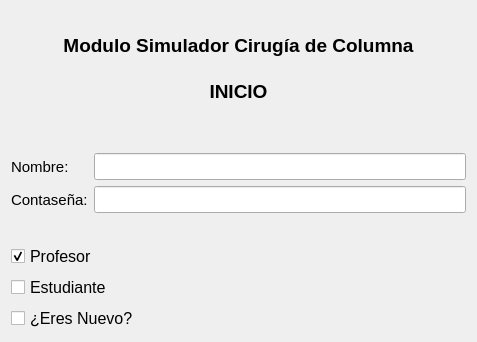
<?xml version="1.0" encoding="UTF-8"?>
<ui version="4.0">
 <class>Inicio</class>
 <widget class="qMRMLWidget" name="Inicio">
  <property name="enabled">
   <bool>true</bool>
  </property>
  <property name="geometry">
   <rect>
    <x>0</x>
    <y>0</y>
    <width>477</width>
    <height>342</height>
   </rect>
  </property>
  <property name="sizePolicy">
   <sizepolicy hsizetype="Preferred" vsizetype="Preferred">
    <horstretch>0</horstretch>
    <verstretch>0</verstretch>
   </sizepolicy>
  </property>
  <property name="cursor">
   <cursorShape>ArrowCursor</cursorShape>
  </property>
  <property name="windowTitle">
   <string>Inicio</string>
  </property>
  <layout class="QVBoxLayout" name="verticalLayout_2">
   <item>
    <widget class="QLabel" name="label">
     <property name="text">
      <string>&lt;!DOCTYPE HTML PUBLIC &quot;-//W3C//DTD HTML 4.0//EN&quot; &quot;http://www.w3.org/TR/REC-html40/strict.dtd&quot;&gt;
&lt;html&gt;&lt;head&gt;&lt;meta name=&quot;qrichtext&quot; content=&quot;1&quot; /&gt;&lt;style type=&quot;text/css&quot;&gt;
p, li { white-space: pre-wrap; }
&lt;/style&gt;&lt;/head&gt;&lt;body style=&quot; font-family:'MS Shell Dlg 2'; font-size:8pt; font-weight:400; font-style:normal;&quot;&gt;
&lt;p align=&quot;center&quot; style=&quot; margin-top:0px; margin-bottom:0px; margin-left:0px; margin-right:0px; -qt-block-indent:0; text-indent:0px;&quot;&gt;&lt;span style=&quot; font-family:'Ubuntu'; font-size:14pt; font-weight:600;&quot;&gt;Modulo Simulador Cirugía de Columna&lt;/span&gt;&lt;/p&gt;
&lt;p align=&quot;center&quot; style=&quot;-qt-paragraph-type:empty; margin-top:0px; margin-bottom:0px; margin-left:0px; margin-right:0px; -qt-block-indent:0; text-indent:0px; font-family:'Ubuntu'; font-size:14pt; font-weight:600;&quot;&gt;&lt;br /&gt;&lt;/p&gt;
&lt;p align=&quot;center&quot; style=&quot; margin-top:0px; margin-bottom:0px; margin-left:0px; margin-right:0px; -qt-block-indent:0; text-indent:0px;&quot;&gt;&lt;span style=&quot; font-family:'Ubuntu'; font-size:14pt; font-weight:600;&quot;&gt;INICIO&lt;/span&gt;&lt;/p&gt;&lt;/body&gt;&lt;/html&gt;</string>
     </property>
     <property name="margin">
      <number>0</number>
     </property>
    </widget>
   </item>
   <item>
    <spacer name="verticalSpacer">
     <property name="orientation">
      <enum>Qt::Vertical</enum>
     </property>
     <property name="sizeType">
      <enum>QSizePolicy::Fixed</enum>
     </property>
     <property name="sizeHint" stdset="0">
      <size>
       <width>20</width>
       <height>20</height>
      </size>
     </property>
    </spacer>
   </item>
   <item>
    <layout class="QHBoxLayout" name="LayoutBotonesReferencias">
     <item>
      <layout class="QGridLayout" name="gridLayout">
       <item row="0" column="1">
        <widget class="QLineEdit" name="nombreEditText">
         <property name="enabled">
          <bool>true</bool>
         </property>
         <property name="font">
          <font>
           <pointsize>12</pointsize>
           <weight>75</weight>
           <bold>true</bold>
          </font>
         </property>
         <property name="cursor">
          <cursorShape>BlankCursor</cursorShape>
         </property>
        </widget>
       </item>
       <item row="1" column="0">
        <widget class="QLabel" name="imagen">
         <property name="enabled">
          <bool>true</bool>
         </property>
         <property name="minimumSize">
          <size>
           <width>57</width>
           <height>15</height>
          </size>
         </property>
         <property name="font">
          <font>
           <pointsize>11</pointsize>
          </font>
         </property>
         <property name="text">
          <string>Contaseña:</string>
         </property>
        </widget>
       </item>
       <item row="0" column="0">
        <widget class="QLabel" name="paciente">
         <property name="enabled">
          <bool>true</bool>
         </property>
         <property name="font">
          <font>
           <pointsize>11</pointsize>
          </font>
         </property>
         <property name="text">
          <string>Nombre:</string>
         </property>
        </widget>
       </item>
       <item row="1" column="1">
        <widget class="QLineEdit" name="contrasenaEditText">
         <property name="enabled">
          <bool>true</bool>
         </property>
         <property name="maximumSize">
          <size>
           <width>16777215</width>
           <height>16777215</height>
          </size>
         </property>
         <property name="font">
          <font>
           <pointsize>12</pointsize>
           <weight>75</weight>
           <bold>true</bold>
          </font>
         </property>
         <property name="cursor">
          <cursorShape>BlankCursor</cursorShape>
         </property>
         <property name="echoMode">
          <enum>QLineEdit::Password</enum>
         </property>
         <property name="readOnly">
          <bool>false</bool>
         </property>
        </widget>
       </item>
      </layout>
     </item>
     <item>
      <layout class="QVBoxLayout" name="verticalLayout"/>
     </item>
    </layout>
   </item>
   <item>
    <spacer name="verticalSpacer_2">
     <property name="orientation">
      <enum>Qt::Vertical</enum>
     </property>
     <property name="sizeType">
      <enum>QSizePolicy::Fixed</enum>
     </property>
     <property name="sizeHint" stdset="0">
      <size>
       <width>17</width>
       <height>25</height>
      </size>
     </property>
    </spacer>
   </item>
   <item>
    <widget class="QCheckBox" name="profesorCheckBox">
     <property name="enabled">
      <bool>true</bool>
     </property>
     <property name="font">
      <font>
       <pointsize>12</pointsize>
      </font>
     </property>
     <property name="text">
      <string>Profesor</string>
     </property>
     <property name="checkable">
      <bool>true</bool>
     </property>
     <property name="checked">
      <bool>true</bool>
     </property>
     <attribute name="buttonGroup">
      <string notr="true">buttonGroup</string>
     </attribute>
    </widget>
   </item>
   <item>
    <widget class="QCheckBox" name="estudianteCheckBox">
     <property name="enabled">
      <bool>true</bool>
     </property>
     <property name="font">
      <font>
       <pointsize>12</pointsize>
      </font>
     </property>
     <property name="text">
      <string>Estudiante</string>
     </property>
     <property name="checkable">
      <bool>true</bool>
     </property>
     <property name="checked">
      <bool>false</bool>
     </property>
     <attribute name="buttonGroup">
      <string notr="true">buttonGroup</string>
     </attribute>
    </widget>
   </item>
   <item>
    <widget class="QCheckBox" name="eresNuevoCheckBox">
     <property name="enabled">
      <bool>true</bool>
     </property>
     <property name="font">
      <font>
       <pointsize>12</pointsize>
      </font>
     </property>
     <property name="text">
      <string>¿Eres Nuevo?</string>
     </property>
     <property name="checkable">
      <bool>true</bool>
     </property>
     <property name="checked">
      <bool>false</bool>
     </property>
     <attribute name="buttonGroup">
      <string notr="true">buttonGroup</string>
     </attribute>
    </widget>
   </item>
   <item>
    <layout class="QHBoxLayout" name="horizontalLayout"/>
   </item>
  </layout>
 </widget>
 <customwidgets>
  <customwidget>
   <class>qMRMLWidget</class>
   <extends>QWidget</extends>
   <header>qMRMLWidget.h</header>
   <container>1</container>
  </customwidget>
 </customwidgets>
 <tabstops>
  <tabstop>nombreEditText</tabstop>
  <tabstop>contrasenaEditText</tabstop>
 </tabstops>
 <resources/>
 <connections/>
 <buttongroups>
  <buttongroup name="buttonGroup"/>
 </buttongroups>
</ui>
